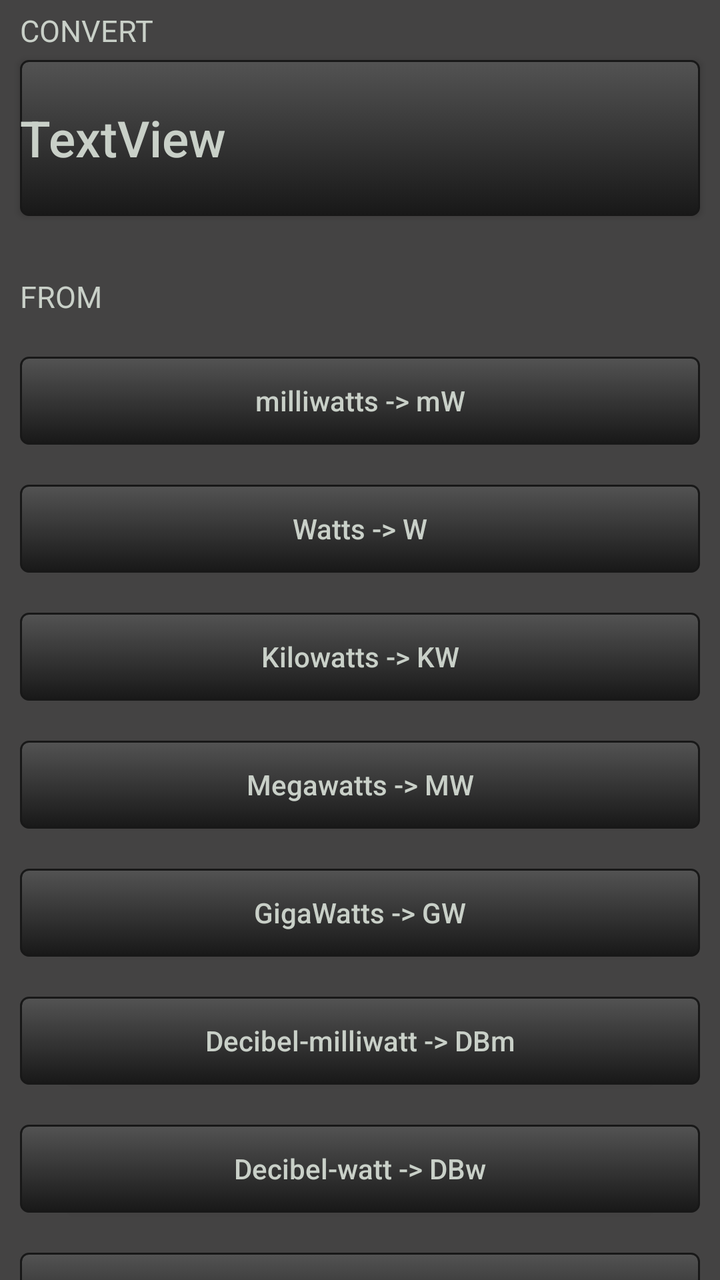
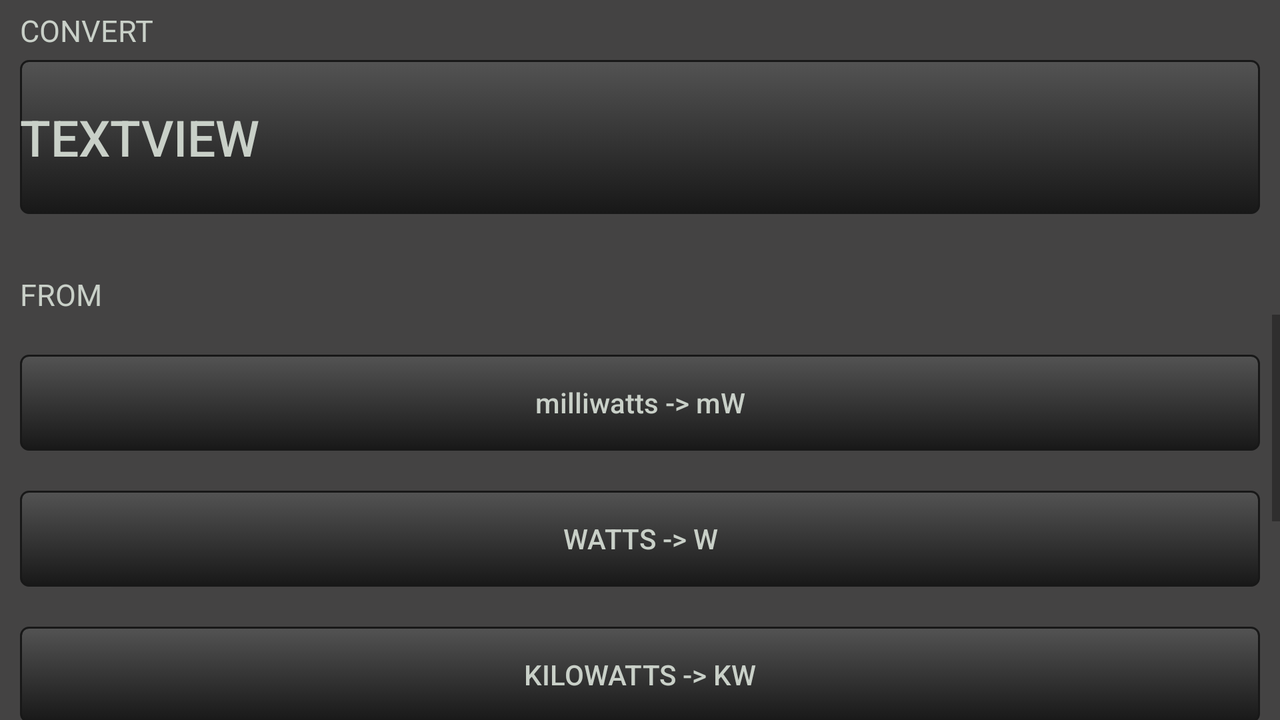

The same Android screen from two of the app's own layout files: first res/layout/ as a phone draws it, then the repository's variant for another configuration, drawn on a device whose configuration selects that folder. Both files follow.
<!-- AndroidManifest.xml: application theme Theme.Teste_2 -->
<!-- res/layout/conversor.xml -->
<?xml version="1.0" encoding="utf-8"?>
<androidx.constraintlayout.widget.ConstraintLayout xmlns:android="http://schemas.android.com/apk/res/android"
    xmlns:app="http://schemas.android.com/apk/res-auto"
    xmlns:tools="http://schemas.android.com/tools"
    android:background="@color/tundora"
    android:layout_width="match_parent"
    android:layout_height="match_parent">

    <androidx.constraintlayout.widget.ConstraintLayout
        android:layout_width="match_parent"
        android:layout_height="match_parent"
        tools:layout_editor_absoluteX="1dp"
        tools:layout_editor_absoluteY="1dp">

        <Button
            android:id="@+id/button38"
            android:layout_width="match_parent"
            android:layout_height="44dp"
            android:layout_marginStart="10dp"
            android:layout_marginTop="20dp"
            android:layout_marginEnd="10dp"
            android:background="@drawable/grey_button_background"
            android:textColor="@color/pumice"
            android:text="@string/gigawatts_text"
            android:textAllCaps="false"
            app:layout_constraintEnd_toEndOf="parent"
            app:layout_constraintHorizontal_bias="0.0"
            app:layout_constraintStart_toStartOf="parent"
            app:layout_constraintTop_toBottomOf="@+id/button36" />

        <Button
            android:id="@+id/button39"
            android:layout_width="match_parent"
            android:layout_height="44dp"
            android:layout_marginStart="10dp"
            android:layout_marginTop="20dp"
            android:layout_marginEnd="10dp"
            android:background="@drawable/grey_button_background"
            android:textColor="@color/pumice"
            android:text="@string/dbm_text"
            android:textAllCaps="false"
            app:layout_constraintEnd_toEndOf="parent"
            app:layout_constraintHorizontal_bias="0.0"
            app:layout_constraintStart_toStartOf="parent"
            app:layout_constraintTop_toBottomOf="@+id/button38" />

        <Button
            android:id="@+id/button41"
            android:layout_width="match_parent"
            android:layout_height="44dp"
            android:layout_marginStart="10dp"
            android:layout_marginTop="20dp"
            android:layout_marginEnd="10dp"
            android:background="@drawable/grey_button_background"
            android:textColor="@color/pumice"
            android:text="@string/dbw_text"
            android:textAllCaps="false"
            app:layout_constraintEnd_toEndOf="parent"
            app:layout_constraintHorizontal_bias="0.0"
            app:layout_constraintStart_toStartOf="parent"
            app:layout_constraintTop_toBottomOf="@+id/button39" />

        <Button
            android:id="@+id/button42"
            android:layout_width="match_parent"
            android:layout_height="44dp"
            android:layout_marginStart="10dp"
            android:layout_marginTop="20dp"
            android:layout_marginEnd="10dp"
            android:background="@drawable/grey_button_background"
            android:textColor="@color/pumice"
            android:text="@string/linear_text"
            android:textAllCaps="false"
            app:layout_constraintEnd_toEndOf="parent"
            app:layout_constraintHorizontal_bias="0.0"
            app:layout_constraintStart_toStartOf="parent"
            app:layout_constraintTop_toBottomOf="@+id/button41" />

        <Button
            android:id="@+id/button36"
            android:layout_width="match_parent"
            android:layout_height="44dp"
            android:layout_marginStart="10dp"
            android:layout_marginTop="20dp"
            android:layout_marginEnd="10dp"
            android:background="@drawable/grey_button_background"
            android:textColor="@color/pumice"
            android:text="@string/megawatts_text"
            android:textAllCaps="false"
            app:layout_constraintEnd_toEndOf="parent"
            app:layout_constraintHorizontal_bias="0.0"
            app:layout_constraintStart_toStartOf="parent"
            app:layout_constraintTop_toBottomOf="@+id/button35" />

        <Button
            android:id="@+id/previous_calcs"
            android:layout_width="match_parent"
            android:layout_height="78dp"
            android:layout_marginStart="10dp"
            android:layout_marginTop="30dp"
            android:layout_marginEnd="10dp"
            android:background="@drawable/grey_button_background"
            android:text="TextView"
            android:textAlignment="textStart"
            android:textColor="@color/pumice"
            android:textSize="25sp"
            android:textAllCaps="false"
            app:layout_constraintEnd_toEndOf="parent"
            app:layout_constraintHorizontal_bias="0.026"
            app:layout_constraintStart_toStartOf="parent"
            app:layout_constraintTop_toTopOf="parent" />

        <TextView
            android:id="@+id/textView6"
            android:layout_width="wrap_content"
            android:layout_height="wrap_content"
            android:layout_marginStart="10dp"
            android:text="@string/conversor_text"
            android:textColor="@color/pumice"
            android:textSize="15sp"
            app:layout_constraintBottom_toTopOf="@+id/previous_calcs"
            app:layout_constraintStart_toStartOf="parent"
            app:layout_constraintTop_toTopOf="parent" />

        <Button
            android:id="@+id/button26"
            android:layout_width="match_parent"
            android:layout_height="44dp"
            android:layout_marginStart="10dp"
            android:layout_marginTop="20dp"
            android:layout_marginEnd="10dp"
            android:background="@drawable/grey_button_background"
            android:textColor="@color/pumice"
            android:text="@string/miliwatts_text"
            android:textAllCaps="false"
            app:layout_constraintEnd_toEndOf="parent"
            app:layout_constraintHorizontal_bias="0.0"
            app:layout_constraintStart_toStartOf="parent"
            app:layout_constraintTop_toBottomOf="@+id/textView7" />

        <Button
            android:id="@+id/button31"
            android:layout_width="match_parent"
            android:layout_height="44dp"
            android:layout_marginStart="10dp"
            android:layout_marginTop="20dp"
            android:layout_marginEnd="10dp"
            android:background="@drawable/grey_button_background"
            android:textColor="@color/pumice"
            android:text="@string/watts_text"
            android:textAllCaps="false"
            app:layout_constraintEnd_toEndOf="parent"
            app:layout_constraintHorizontal_bias="0.0"
            app:layout_constraintStart_toStartOf="parent"
            app:layout_constraintTop_toBottomOf="@+id/button26" />

        <Button
            android:id="@+id/button35"
            android:layout_width="match_parent"
            android:layout_height="44dp"
            android:layout_marginStart="10dp"
            android:layout_marginTop="20dp"
            android:layout_marginEnd="10dp"
            android:background="@drawable/grey_button_background"
            android:textColor="@color/pumice"
            android:text="@string/kilowatts_text"
            android:textAllCaps="false"
            app:layout_constraintEnd_toEndOf="parent"
            app:layout_constraintHorizontal_bias="0.0"
            app:layout_constraintStart_toStartOf="parent"
            app:layout_constraintTop_toBottomOf="@+id/button31" />

        <TextView
            android:id="@+id/textView7"
            android:layout_width="wrap_content"
            android:layout_height="wrap_content"
            android:layout_marginStart="10dp"
            android:layout_marginTop="30dp"
            android:text="@string/from_text"
            android:textColor="@color/pumice"
            android:textSize="15sp"
            app:layout_constraintStart_toStartOf="parent"
            app:layout_constraintTop_toBottomOf="@+id/previous_calcs" />
    </androidx.constraintlayout.widget.ConstraintLayout>
</androidx.constraintlayout.widget.ConstraintLayout>
<!-- resources referenced by this layout -->
<resources>
  <color name="pumice">#c9d0c8</color>
  <color name="tundora">#444343</color>
  <!-- drawable grey_button_background (drawable) -->
  <?xml version="1.0" encoding="utf-8"?>
  <selector xmlns:android="http://schemas.android.com/apk/res/android">
      <item android:state_pressed="true">
          <shape>
              <solid android:color="@color/emperor" />
              <stroke android:width="1dp" android:color="@color/cod_gray" />
              <corners android:radius="3dp" />
              <padding android:bottom="0dp" android:left="0dp" android:right="0dp" android:top="0dp" />
          </shape>
      </item>
      <item>
          <shape>
              <gradient android:angle="270" android:endColor="@color/cod_gray" android:startColor="@color/emperor" />
              <stroke android:width="1dp" android:color="@color/cod_gray" />
              <corners android:radius="4dp" />
              <padding android:bottom="0dp" android:left="0dp" android:right="0dp" android:top="0dp" />
          </shape>
      </item>
  </selector>
  <string name="conversor_text">CONVERT</string>
  <string name="dbm_text">Decibel-milliwatt -&gt; DBm</string>
  <string name="dbw_text">Decibel-watt -&gt; DBw</string>
  <string name="from_text">FROM</string>
  <string name="gigawatts_text">GigaWatts -&gt; GW</string>
  <string name="kilowatts_text">Kilowatts -&gt; KW</string>
  <string name="linear_text">Decibel-Killowatt -&gt; DBKw</string>
  <string name="megawatts_text">Megawatts -&gt; MW</string>
  <string name="miliwatts_text">milliwatts -&gt; mW</string>
  <string name="watts_text">Watts -&gt; W</string>
  <style name="Theme.Teste_2" parent="Theme.AppCompat.DayNight.NoActionBar">
          
          <item name="colorPrimary">@color/purple_500</item>
          <item name="colorPrimaryVariant">@color/purple_700</item>
          <item name="colorOnPrimary">@color/white</item>
          
          <item name="colorSecondary">@color/teal_200</item>
          <item name="colorSecondaryVariant">@color/teal_700</item>
          <item name="colorOnSecondary">@color/black</item>
          
          <item name="android:statusBarColor">?attr/colorPrimaryVariant</item>
          
      </style>
  <color name="emperor">#535353</color>
  <color name="cod_gray">#181818</color>
  <color name="purple_500">#FF6200EE</color>
  <color name="purple_700">#FF3700B3</color>
  <color name="white">#FFFFFFFF</color>
  <color name="teal_200">#FF03DAC5</color>
  <color name="teal_700">#FF018786</color>
  <color name="black">#FF000000</color>
</resources>
<!-- res/layout-land/conversor.xml (the repository's variant of the layout above) -->
<!-- drawn on the phone turned sideways -->
<?xml version="1.0" encoding="utf-8"?>
<androidx.constraintlayout.widget.ConstraintLayout xmlns:android="http://schemas.android.com/apk/res/android"
    xmlns:app="http://schemas.android.com/apk/res-auto"
    xmlns:tools="http://schemas.android.com/tools"
    android:layout_width="match_parent"
    android:layout_height="match_parent"
    android:background="@color/tundora">

    <androidx.constraintlayout.widget.ConstraintLayout
        android:layout_width="match_parent"
        android:layout_height="match_parent"
        tools:layout_editor_absoluteX="1dp"
        tools:layout_editor_absoluteY="2dp">

        <TextView
            android:id="@+id/textView6"
            android:layout_width="wrap_content"
            android:layout_height="wrap_content"
            android:layout_marginStart="10dp"
            android:text="@string/conversor_text"
            android:textColor="@color/pumice"
            android:textSize="15sp"
            app:layout_constraintBottom_toTopOf="@+id/previous_calcs"
            app:layout_constraintStart_toStartOf="parent"
            app:layout_constraintTop_toTopOf="parent" />

        <Button
            android:id="@+id/previous_calcs"
            android:layout_width="match_parent"
            android:layout_height="77dp"
            android:layout_marginStart="10dp"
            android:layout_marginTop="30dp"
            android:layout_marginEnd="10dp"
            android:background="@drawable/grey_button_background"
            android:text="TextView"
            android:textAlignment="textStart"
            android:textColor="@color/pumice"
            android:textSize="25sp"
            app:layout_constraintEnd_toEndOf="parent"
            app:layout_constraintHorizontal_bias="0.026"
            app:layout_constraintStart_toStartOf="parent"
            app:layout_constraintTop_toTopOf="parent" />


        <TextView
            android:id="@+id/textView7"
            android:layout_width="wrap_content"
            android:layout_height="wrap_content"
            android:layout_marginStart="10dp"
            android:layout_marginTop="30dp"
            android:text="@string/from_text"
            android:textColor="@color/pumice"
            android:textSize="15sp"
            app:layout_constraintStart_toStartOf="parent"
            app:layout_constraintTop_toBottomOf="@+id/previous_calcs" />

        <ScrollView
            android:layout_width="match_parent"
            android:layout_height="250dp"
            app:layout_constraintTop_toBottomOf="@+id/textView7"
            tools:layout_editor_absoluteX="0dp">

            <LinearLayout
                android:layout_width="match_parent"
                android:layout_height="wrap_content"
                android:orientation="vertical">


                <Button
                    android:id="@+id/button26"
                    android:layout_width="match_parent"
                    android:layout_height="wrap_content"
                    android:layout_marginStart="10dp"
                    android:layout_marginTop="20dp"
                    android:layout_marginEnd="10dp"
                    android:background="@drawable/grey_button_background"
                    android:text="@string/miliwatts_text"
                    android:textAllCaps="false"
                    android:textColor="@color/pumice"
                    app:layout_constraintEnd_toEndOf="parent"
                    app:layout_constraintHorizontal_bias="0.0"
                    app:layout_constraintStart_toStartOf="parent"
                    app:layout_constraintTop_toBottomOf="@+id/textView7" />

                <Button
                    android:id="@+id/button31"
                    android:layout_width="match_parent"
                    android:layout_height="wrap_content"
                    android:layout_marginStart="10dp"
                    android:layout_marginTop="20dp"
                    android:layout_marginEnd="10dp"
                    android:background="@drawable/grey_button_background"
                    android:text="@string/watts_text"
                    android:textColor="@color/pumice"
                    app:layout_constraintEnd_toEndOf="parent"
                    app:layout_constraintHorizontal_bias="0.0"
                    app:layout_constraintStart_toStartOf="parent"
                    app:layout_constraintTop_toBottomOf="@+id/button26" />

                <Button
                    android:id="@+id/button35"
                    android:layout_width="match_parent"
                    android:layout_height="wrap_content"
                    android:layout_marginStart="10dp"
                    android:layout_marginTop="20dp"
                    android:layout_marginEnd="10dp"
                    android:background="@drawable/grey_button_background"
                    android:text="@string/kilowatts_text"
                    android:textColor="@color/pumice"
                    app:layout_constraintEnd_toEndOf="parent"
                    app:layout_constraintHorizontal_bias="0.0"
                    app:layout_constraintStart_toStartOf="parent"
                    app:layout_constraintTop_toBottomOf="@+id/button31" />

                <Button
                    android:id="@+id/button36"
                    android:layout_width="match_parent"
                    android:layout_height="wrap_content"
                    android:layout_marginStart="10dp"
                    android:layout_marginTop="20dp"
                    android:layout_marginEnd="10dp"
                    android:background="@drawable/grey_button_background"
                    android:text="@string/megawatts_text"
                    android:textColor="@color/pumice"
                    app:layout_constraintEnd_toEndOf="parent"
                    app:layout_constraintHorizontal_bias="0.0"
                    app:layout_constraintStart_toStartOf="parent"
                    app:layout_constraintTop_toBottomOf="@+id/button35" />

                <Button
                    android:id="@+id/button38"
                    android:layout_width="match_parent"
                    android:layout_height="wrap_content"
                    android:layout_marginStart="10dp"
                    android:layout_marginTop="20dp"
                    android:layout_marginEnd="10dp"
                    android:background="@drawable/grey_button_background"
                    android:text="@string/gigawatts_text"
                    android:textColor="@color/pumice"
                    app:layout_constraintEnd_toEndOf="parent"
                    app:layout_constraintHorizontal_bias="0.0"
                    app:layout_constraintStart_toStartOf="parent"
                    app:layout_constraintTop_toBottomOf="@+id/button36" />

                <Button
                    android:id="@+id/button39"
                    android:layout_width="match_parent"
                    android:layout_height="wrap_content"
                    android:layout_marginStart="10dp"
                    android:layout_marginTop="20dp"
                    android:layout_marginEnd="10dp"
                    android:background="@drawable/grey_button_background"
                    android:text="@string/dbm_text"
                    android:textAllCaps="false"
                    android:textColor="@color/pumice"
                    app:layout_constraintEnd_toEndOf="parent"
                    app:layout_constraintHorizontal_bias="0.0"
                    app:layout_constraintStart_toStartOf="parent"
                    app:layout_constraintTop_toBottomOf="@+id/button38" />

                <Button
                    android:id="@+id/button41"
                    android:layout_width="match_parent"
                    android:layout_height="wrap_content"
                    android:layout_marginStart="10dp"
                    android:layout_marginTop="20dp"
                    android:layout_marginEnd="10dp"
                    android:background="@drawable/grey_button_background"
                    android:text="@string/dbw_text"
                    android:textAllCaps="false"
                    android:textColor="@color/pumice"
                    app:layout_constraintEnd_toEndOf="parent"
                    app:layout_constraintHorizontal_bias="0.0"
                    app:layout_constraintStart_toStartOf="parent"
                    app:layout_constraintTop_toBottomOf="@+id/button39" />

                <Button
                    android:id="@+id/button42"
                    android:layout_width="match_parent"
                    android:layout_height="wrap_content"
                    android:layout_marginStart="10dp"
                    android:layout_marginTop="20dp"
                    android:layout_marginEnd="10dp"
                    android:layout_marginBottom="60dp"
                    android:background="@drawable/grey_button_background"
                    android:text="@string/linear_text"
                    android:textAllCaps="false"
                    android:textColor="@color/pumice"
                    app:layout_constraintEnd_toEndOf="parent"
                    app:layout_constraintHorizontal_bias="0.0"
                    app:layout_constraintStart_toStartOf="parent"
                    app:layout_constraintTop_toBottomOf="@+id/button41" />


            </LinearLayout>
        </ScrollView>
    </androidx.constraintlayout.widget.ConstraintLayout>


</androidx.constraintlayout.widget.ConstraintLayout>
